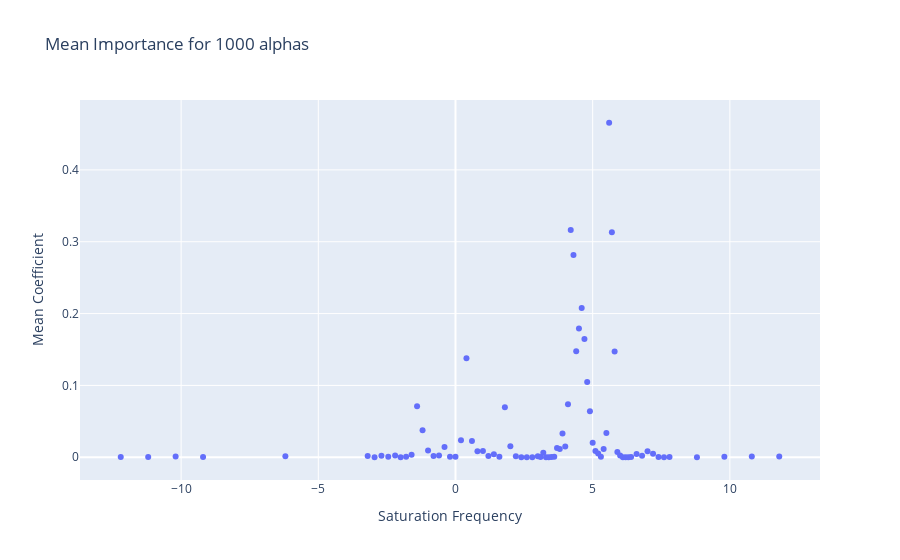

The code cell stored with this chart in its notebook:
### Code cell
w = np.abs(I.loc[:, Z.columns]).mean()
w = pd.DataFrame(w.reset_index())
w.columns = ['Saturation Frequency','Mean Coefficient']
fig = px.scatter(w, x="Saturation Frequency", y='Mean Coefficient'
              , title='Mean Importance for 1000 alphas')
fig.show()

### Figure 1 — Plotly figure (JSON) as saved in the notebook; plotly's stock layout.template omitted (floating-point values rounded to 4 significant figures)
{"data": [{"hoverlabel": {"namelength": 0}, "hovertemplate": "Saturation Frequency=%{x}<br>Mean Coefficient=%{y}", "legendgroup": "", "marker": {"color": "#636efa", "symbol": "circle"}, "mode": "markers", "name": "", "showlegend": false, "type": "scatter", "x": ["-12.2", "-11.2", "-10.2", "-9.2", "-6.2", "-3.2", "-2.95", "-2.7", "-2.45", "-2.2", "-2.0", "-1.8", "-1.6", "-1.4", "-1.2", "-1.0", "-0.8", "-0.6", "-0.4", "-0.2", "0.0", "0.2", "0.4", "0.6", "0.8", "1.0", "1.2", "1.4", "1.6", "1.8", "2.0", "2.2", "2.4", "2.6", "2.8", "3.0", "3.1", "3.2", "3.3", "3.4", "3.5", "3.6", "3.7", "3.8", "3.9", "4.0", "4.1", "4.2", "4.3", "4.4", "4.5", "4.6", "4.7", "4.8", "4.9", "5.0", "5.1", "5.2", "5.3", "5.4", "5.5", "5.6", "5.7", "5.8", "5.9", "6.0", "6.1", "6.2", "6.3", "6.4", "6.6", "6.8", "7.0", "7.2", "7.4", "7.6", "7.8", "8.8", "9.8", "10.8", "11.8"], "xaxis": "x", "y": [0.000424, 0.0005065, 0.001014, 0.0002397, 0.001392, 0.001603, 5.376e-05, 0.002257, 0.0007248, 0.00232, 0.0001125, 0.0007964, 0.00332, 0.07104, 0.0376, 0.009533, 0.001736, 0.002317, 0.01435, 0.0008499, 0.0005621, 0.02378, 0.1379, 0.02258, 0.008335, 0.008802, 0.0017, 0.004299, 0.0006701, 0.06944, 0.01526, 0.001446, 0, 6.454e-05, 0, 0.001408, 0.0003203, 0.00628, 2.221e-05, 0.0001455, 0.0002382, 0.0005687, 0.01294, 0.01154, 0.03314, 0.01505, 0.07378, 0.3163, 0.2816, 0.1475, 0.1794, 0.2076, 0.1646, 0.1048, 0.06387, 0.02014, 0.008844, 0.005212, 0.0008487, 0.01165, 0.03366, 0.4656, 0.313, 0.1473, 0.007289, 0.002435, 0, 0, 0.0001139, 0.0001759, 0.004363, 0.002048, 0.008215, 0.004821, 0.0003071, 0.0001541, 0.0003082, 0.0001109, 0.0006303, 0.0009085, 0.0008966], "yaxis": "y"}], "layout": {"legend": {"tracegroupgap": 0}, "title": {"text": "Mean Importance for 1000 alphas"}, "xaxis": {"anchor": "y", "domain": [0, 1], "title": {"text": "Saturation Frequency"}}, "yaxis": {"anchor": "x", "domain": [0, 1], "title": {"text": "Mean Coefficient"}}}}
